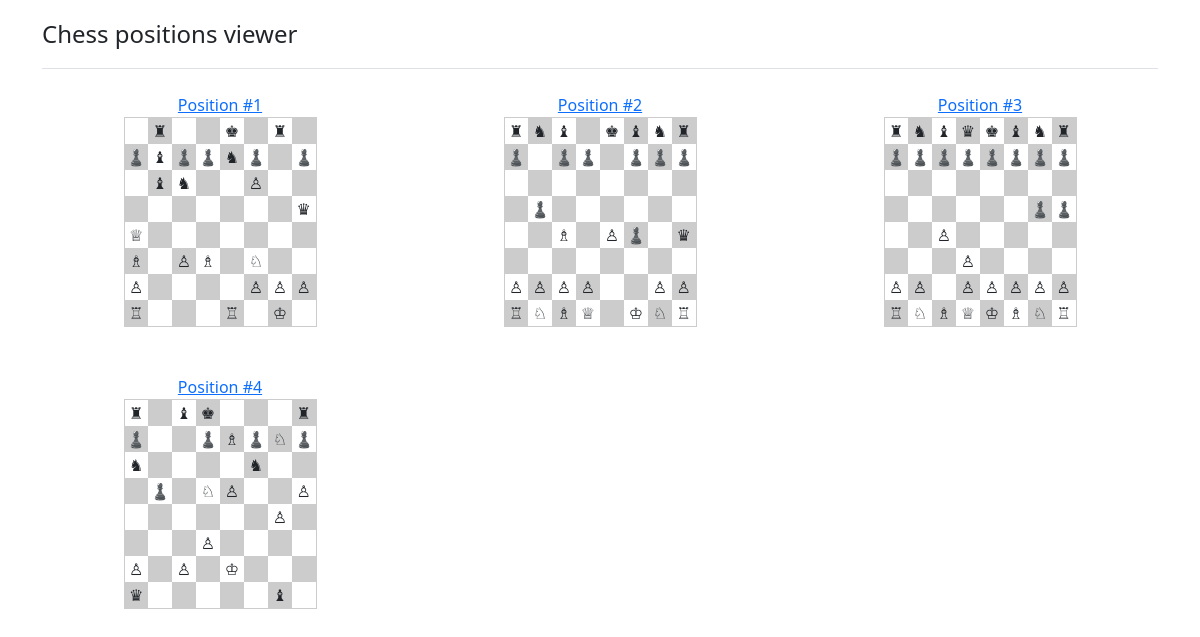
The page / on the database its author committed.
### tables this page shows
CREATE TABLE `position` (
  `id` int NOT NULL,
  `data` json DEFAULT NULL,
  `board` char(255) DEFAULT NULL,
  `match_id` int DEFAULT NULL,
  `order` int DEFAULT NULL,
  PRIMARY KEY (`id`)
);

### src/controller/controller.php (called while the page is built, shortened)
<?php
abstract class Controller
{
    protected $controllername;
    public function __construct()
    {
        $this->controllername = (new \ReflectionClass($this))->getShortName();
        $this->controllername = strtolower(str_replace('Controller', '', $this->controllername));
        $modelClass = '\Denis\Chess\Model\\' . ucfirst($this->controllername);
        if (class_exists($modelClass))
            $this->Model = new $modelClass;
    }
    private function renderFile(string $filename, array $vars): string
    {
        extract($vars);
        include($filename);
        return ob_get_clean();
    }
    protected function render($file, $vars)
    {
        $root = $_SERVER['DOCUMENT_ROOT'];
        $content = $this->renderFile(
            "{$root}/src/view/{$this->controllername}/{$file}.php",
            $vars
        );
        $layoutFilename = "{$root}/src/view/layout.php";
        include $layoutFilename;
    }
    public function element($file, $vars)
    {
        $root = $_SERVER['DOCUMENT_ROOT'];
        return $this->renderFile(
            "{$root}/src/view/elements/{$file}.php",
            $vars
        );
    }
}

### src/controller/positionController.php (called while the page is built, shortened)
<?php
class PositionController extends Controller
{
    function index()
    {
        $positions = $this->Model->findAll();
        $this->render('index', compact('positions'));
    }
}

### index.php (called while the page is built, shortened)
<?php
$action = 'index';
$params = $_GET;
$Controller = new $controllerClass;
$Controller->$action($params);

### src/model/model.php (called while the page is built, shortened)
<?php
abstract class Model
{
    protected $tablename;
    public function __construct()
    {
        $this->tablename = strtolower((new \ReflectionClass($this))->getShortName());
    }
    public function findAll()
    {
        $result = Db::query('SELECT * FROM `%s`', [$this->tablename]);
        return Db::fetchArray($result);
    }
}

### src/core/db.php (called while the page is built, shortened)
<?php
class Db
{
    static private $conn;
    public static function init(array $config)
    {
        self::$conn = new mysqli($config['hostname'], $config['username'], $config['password'], $config['database']);
    }
    public static function query(string $query, array $params)
    {
        $params = array_map([self::$conn, 'real_escape_string'], $params);
        $query = vsprintf($query, $params);
        return self::$conn->query($query);
    }
    public static function fetchArray($result)
    {
        $arr = [];
        if ($result) {
            while ($row = $result->fetch_assoc()) {
                $arr[] = $row;
            }
        }
        return $arr;
    }
}

### src/view/position/index.php (the view)
<div class="row">
    <?php
    foreach ($positions as $position) {
        echo <<<EOT
<div class="col-md-4 col-sm-6 col-xs-12 mb-5 text-center">
<a href="/?controller=position&action=view&id={$position['id']}">Position #{$position['id']}</a>
{$this->element('board', ['size' => 'mini', 'board' =>$position['board']])}
</div>
EOT;
    }
    ?>
</div>

### src/view/elements/board.php
<?php
$board = preg_replace('/\|([^\|\n]*)/', '<td>$1</td>', $board);
$board = str_replace("\n", "</tr>\n<tr>", $board);
$board = "<tr>$board</tr>";
$board = str_replace(' ', ' ', $board);
$figures = [
    'kl' => '♔',
    'ql' => '♕',
    'rl' => '♖',
    'bl' => '♗',
    'nl' => '♘',
    'pl' => '♙',
    'kd' => '♚',
    'qd' => '♛',
    'rd' => '♜',
    'bd' => '♝',
    'nd' => '♞',
    'pd' => '♟',
];
$board = strtr($board, $figures);
$class = '';
if (isset($size)) {
    $class = ' board-' . $size;
}
?>
<table class="board<?php echo $class ?>">
    <? echo $board; ?>
</table>

### src/view/layout.php (shortened to what this page needs)
<!doctype html>
<html lang="en">
<head>
  <link href="https://cdn.jsdelivr.net/npm/bootstrap@5.2.0-beta1/dist/css/bootstrap.min.css" rel="stylesheet">
</head>
<body>
  <div class="container py-3">
    <header>
      <div class="d-flex flex-column flex-md-row align-items-center pb-3 mb-4 border-bottom">
        <a href="/" class="d-flex align-items-center text-dark text-decoration-none">
          <span class="fs-4">Chess positions viewer</span>
        </a>
      </div>
    </header>
    <main>
      <?php echo $content ?>
    </main>
  </div>
</body>
</html>

### src/view/layout.php (style rules this page uses)
.board { border-collapse: collapse; border: 1px solid #ccc; font-size: 3rem; margin:0 auto; }
.board-mini { font-size: 1rem; }
.board td { width: 1.5em; height: 1.5em; vertical-align: middle; text-align: center; }
.board tr:nth-child(odd) td:nth-child(even), .board tr:nth-child(even) td:nth-child(odd) { background: #ccc; }

### rows shown on the page
position: id "1", board "♜ ♚ ♜ ♟ ♝ ♟ ♟ ♞ ♟ ♟ ♝ ♞ ♙ ♛ ♕ ♗ ♙ ♗ ♘ ♙ ♙ ♙ ♙ ♖ ♖ ♔"
position: id "2", board "♜ ♞ ♝ ♚ ♝ ♞ ♜ ♟ ♟ ♟ ♟ ♟ ♟ ♟ ♗ ♙ ♟ ♛ ♙ ♙ ♙ ♙ ♙ ♙ ♖ ♘ ♗ ♕ ♔ ♘ ♖"
position: id "3", board "♜ ♞ ♝ ♛ ♚ ♝ ♞ ♜ ♟ ♟ ♟ ♟ ♟ ♟ ♟ ♟ ♟ ♟ ♙ ♙ ♙ ♙ ♙ ♙ ♙ ♙ ♙ ♖ ♘ ♗ ♕ ♔ ♗ ♘ ♖"
position: id "4", board "♜ ♝ ♚ ♜ ♟ ♟ ♗ ♟ ♘ ♟ ♞ ♞ ♟ ♘ ♙ ♙ ♙ ♙ ♙ ♙ ♔ ♛ ♝"
